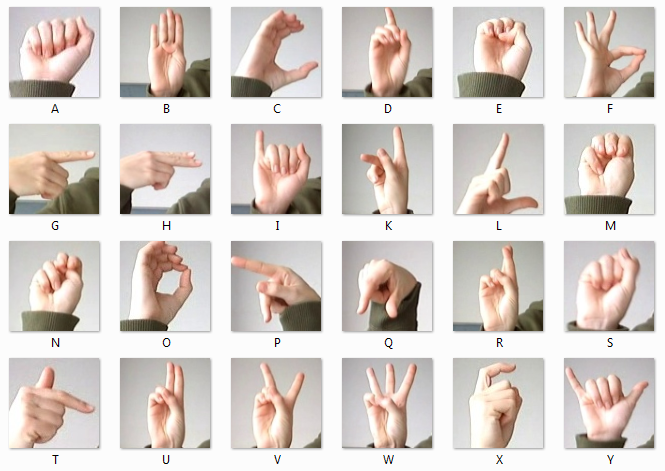
#> input picture amer_sign2.png, 665 x 471 px, given in place of the camera
$ python mask2.py
#> lines starting #> are read from the running program, lines starting #| are printed output that depends on the picture; after the words box and inside, x2 and y2 are one past the last pixel; in counts of white or black regions, pixels touching at a corner belong together
import cv2
import numpy as  np

cap = cv2.VideoCapture(0)

while(1):

    _, frame = cap.read()
#> frame is the input picture: shape (471, 665, 3); mean B, G, R 201.9, 207.3, 216.2
    hsv = cv2.cvtColor(frame, cv2.COLOR_BGR2HSV)
#> hsv: shape (471, 665, 3); mean H, S, V 25, 22.4, 216.7

    lower_red = np.array([30,150,50])
    upper_red = np.array([255,255,180])

    mask = cv2.inRange(hsv, lower_red, upper_red)
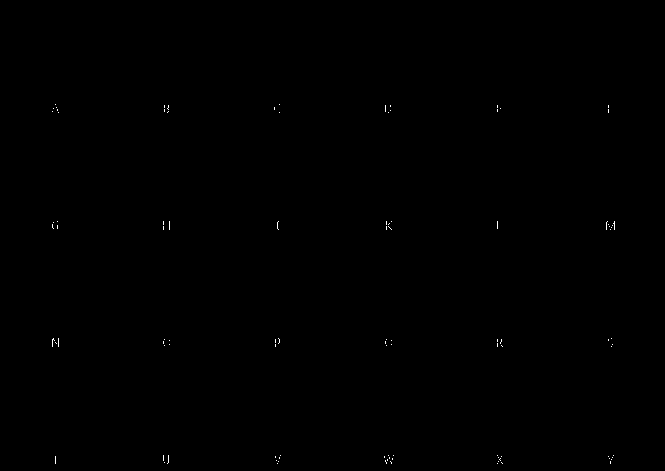
#> mask: shape (471, 665); 0.09% white in thin lines or dots, all inside (x1, y1, x2, y2) = (52, 104, 615, 464)
    res = cv2.bitwise_and(frame,frame, mask= mask)

    kernel = np.ones((5,5),np.uint8)

    opening = cv2.morphologyEx(mask, cv2.MORPH_OPEN, kernel)
#> opening: shape (471, 665); every value is 0
    closing = cv2.morphologyEx(mask, cv2.MORPH_CLOSE, kernel)
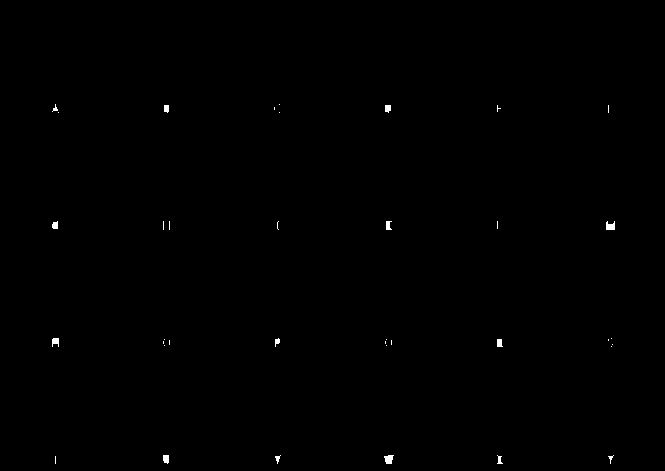
#> closing: shape (471, 665); 0.2% white; 37 white regions (24 under 20 px), largest, box (x1, y1, x2, y2) and area: (384, 455, 394, 464) 66, (606, 221, 615, 230) 63, (52, 338, 59, 347) 47

    cv2.imshow('Original',frame)
    cv2.imshow('Mask',mask)
    cv2.imshow('Opening',opening)
    cv2.imshow('Closing',closing)

    k = cv2.waitKey(5) & 0xFF
#> (key Esc is pressed here)
    if k == 27:
        break

cv2.destroyAllWindows()
cap.release()
